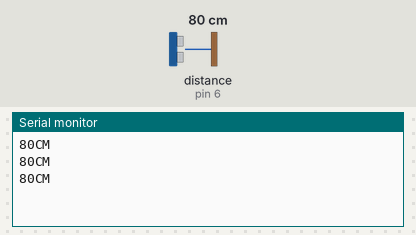
Bench run of a sketch on a simulated Arduino Uno, built with avr-gcc and run on an emulated ATmega328P. Parts: the last lines printed to the serial monitor. Inputs (shaded band) come from the test bench; at power-on: distance to the obstacle (sensor on pin 6) 80 cm.

Above: at 1.3 s.
1.4 s: distance to the obstacle (sensor on pin 6) set to 2 cm
At 1.9 s:
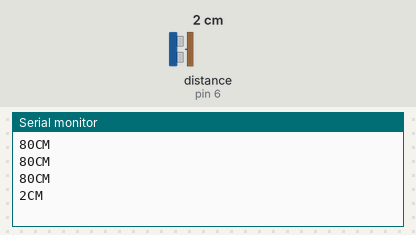
2.9 s: distance to the obstacle (sensor on pin 6) set to 4 cm
At 3.4 s:
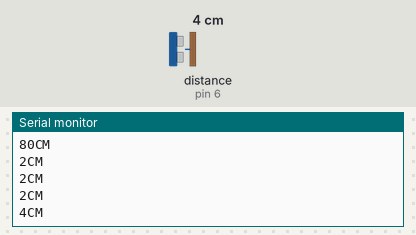
Timing chart, 0 to 5.9 s (numbered marks = the images above; inputs shaded):
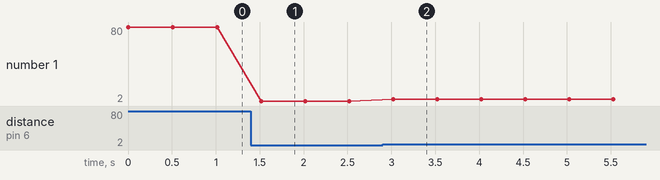

The sketch:

HCSR04.ino
```cpp
#include <Ultrasonic.h>

Ultrasonic ultrassom(7,6);
long dist = 0;

void setup(){
    Serial.begin(9600);
}

void loop(){

//dist = ultrassom.Ranging(CM);
dist = ultrassom.distanceRead(CM);

Serial.print(dist);
Serial.println("CM");
delay(500);

}
```

Measured:
- after the input at 1.4 s, the serial monitor: prints a new line after 0.12 s (image 1)
- after the input at 2.9 s, the serial monitor: prints a new line after 0.12 s (image 2)
- plotted number 1: 80 → 2 after the input at 1.4 s, 2 → 4 after the input at 2.9 s
